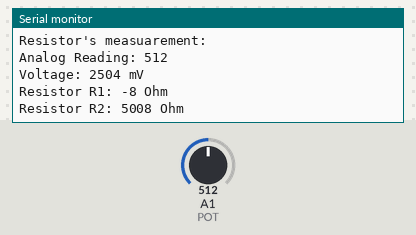
A sketch run on a simulated Arduino Uno, built with avr-gcc and run on an emulated ATmega328P. Shown: the last lines printed to the serial monitor. The inputs (shaded band) are chosen by the test bench; at power-on: A1 (POT) = 512.

Above: at 2.8 s.
2.9 s: A1 (POT) set to 716
At 5.0 s:
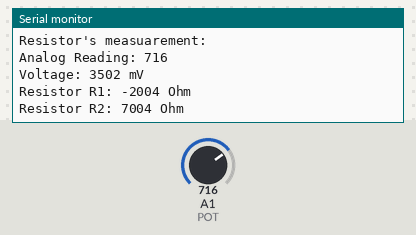
5.6 s: A1 (POT) set to 900
At 7.3 s:
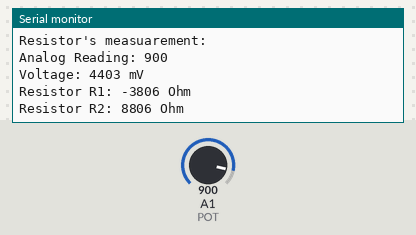
8.3 s: A1 (POT) set to 1023
At 11.8 s:
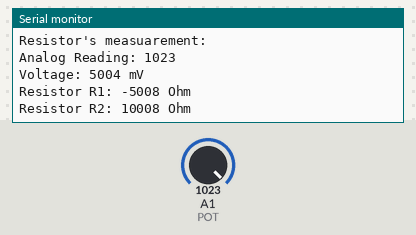
Timing chart, 0 to 13.3 s (numbered marks = the images above; inputs shaded):
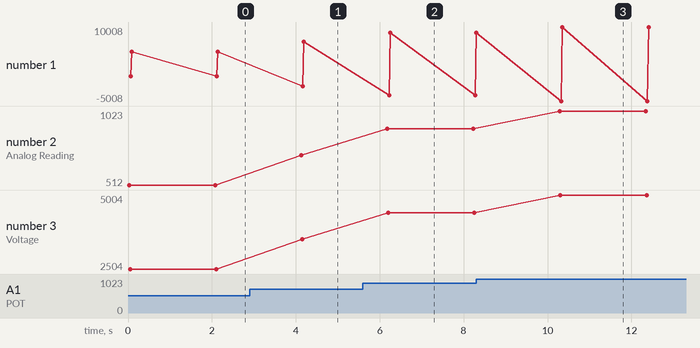

Measured:
- after the input at 2.9 s, the serial monitor: prints a new line after 1.2 s (image 1)
- after the input at 5.6 s, the serial monitor: prints a new line after 0.58 s (image 2)
- after the input at 8.3 s, the serial monitor: prints a new line after 2.0 s (image 3)
- plotted number 1: 5008 → 7004 after the input at 2.9 s, 7004 → 8806 after the input at 5.6 s, 8806 → 10008 after the input at 8.3 s
- plotted number 2: 512 → 716 after the input at 2.9 s, 716 → 900 after the input at 5.6 s, 900 → 1023 after the input at 8.3 s
- plotted number 3: 2504 → 3502 after the input at 2.9 s, 3502 → 4403 after the input at 5.6 s, 4403 → 5004 after the input at 8.3 s

The sketch:

DoBienTro.ino
```cpp
const char POT=1; //Sử dụng chân A1 trên board để lấy giá trị từ chiết áp
const float R=5000;
void setup() {
Serial.begin(9600); // Khai báo sử dụng Serial với tốc độ baud = 9600
}
void loop() {
int Na = analogRead(POT); //Tiến hành đọc giá trị chiết áp
int Va = map(Na, 0, 511, 0, 2500);
int R2 = map(Va, 0, 2500, 0, 5000);
int R1=R-R2;
Serial.println("Resistor's measuarement: ");
Serial.println();
Serial.print("Analog Reading: ");
Serial.println(Na); //In giá trị thô đọc được
Serial.print("Voltage: ");
Serial.print(Va); //In giá trị điện áp tại A1
Serial.println(" mV"); //In kí tự 'mV' và kết thúc dòng thông tin
Serial.print("Resistor R1: ");
Serial.print(R1);
Serial.println(" Ohm");
Serial.print("Resistor R2: ");
Serial.print(R2);
Serial.println(" Ohm");
delay(2000); //Đợi 2s sau đó tiếp tục lặp
}
```
